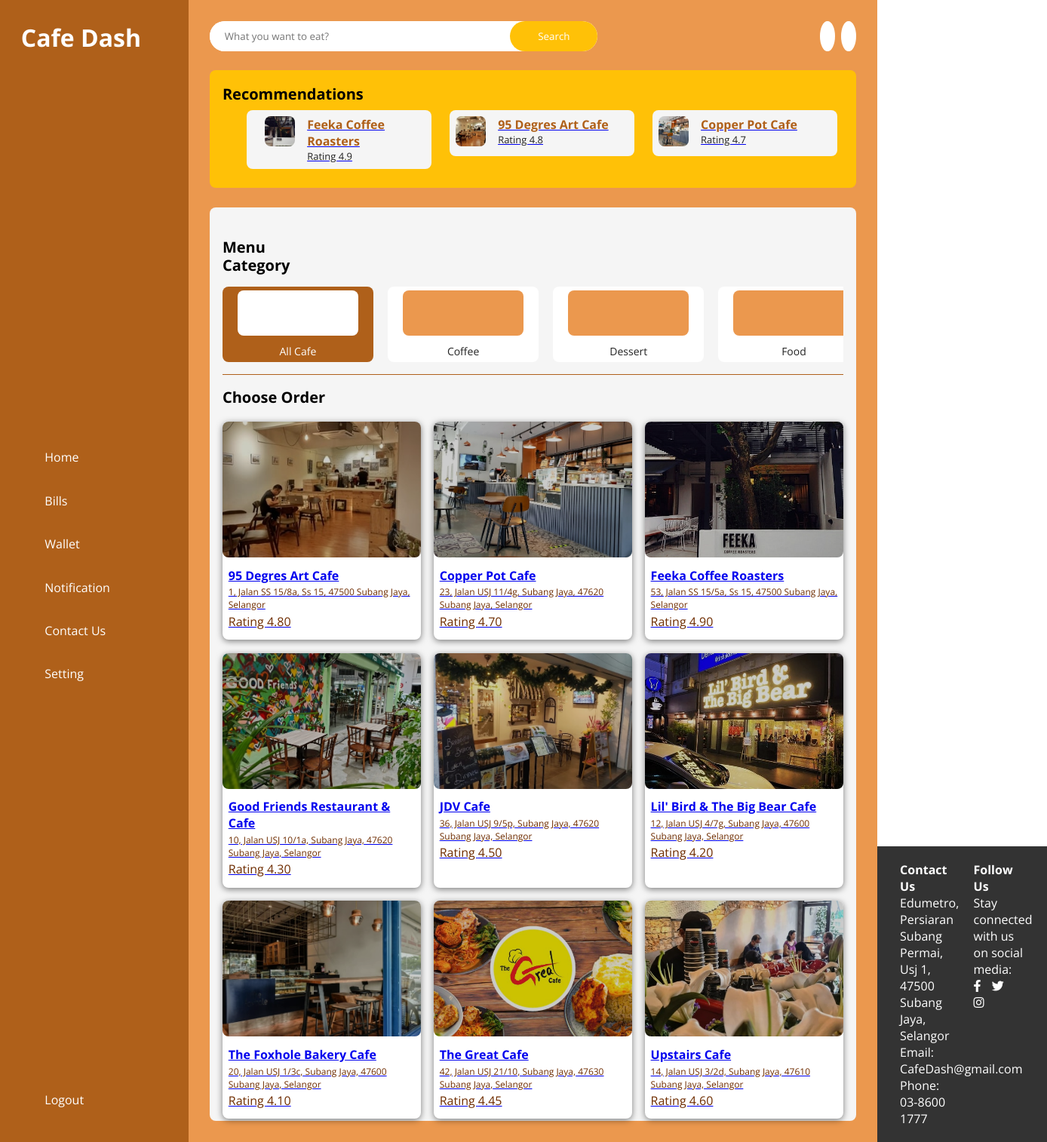
The app's page /home.php with its own data.
### tables this page shows
CREATE TABLE Restaurant (
    Restaurant_ID INT AUTO_INCREMENT PRIMARY KEY,
    Name VARCHAR(255) NOT NULL,
    Address TEXT,
    Restaurant_type VARCHAR(100),
    Rating DECIMAL(3, 2),
    Contain_number VARCHAR(20),
    Email VARCHAR(255) 
);

### home.php (called while the page is built)
<?php
require 'base.php';
?>
<?php
include 'home/_home_sidebar.php';
?>
<?php
include 'home/_home_body.php';
?>
<?php
include 'home/_home_footer.php';
?>

### home/_home_body.php (the view, shortened to what this page needs)
<body>
	<div class ="sidebar">
		<h1 class="logo">Cafe Dash</h1>
		<div class="sidebar-menus">
			<a href="#"><ion-icon name="storefront-outline"></ion-icon>Home</a>
			<a href="#"><ion-icon name="receipt-outline"></ion-icon>Bills</a>
			<a href="#"><ion-icon name="wallet-outline"></ion-icon>Wallet</a>
			<a href="#"><ion-icon name="notifications-outline"></ion-icon>Notification</a>
			<a href="contact_us.php"><ion-icon name="chatbubbles-outline"></ion-icon>Contact Us</a>
			<a href="setting.php"><ion-icon name="settings-outline"></ion-icon>Setting</a>
		</div>
		<div class="sidebar-logout">
			<a href="login.php"><ion-icon name="log-out-outline"></ion-icon>Logout</a>
		</div>
	</div>
	<div class="main">
		<div class="main-navbar">
			<div class="search">
				<input type="text" placeholder="What you want to eat?">
				<button class="search-btn">Search</button>
			</div>
			<div class="profile">
				<a class="cart" href="#"><ion-icon name="cart-outline"></ion-icon></a>
				<a class="user" href="#"><ion-icon name="person-outline"></ion-icon></a>
			</div>
		</div>
		<div class="main-highlight">
			<div class="main-header">
				<h2 class="main-title">Recommendations</h2>
			</div>
			<div class="highlight-wrapper">
				<a href="feeka coffee.html" class="highlight-link">
				<div class="highlight-card">
					<a href="feeka coffee.html" class="highlight-link">
					<img class="highlight-img" src="material/Feeka coffee roasters/shop.jpg">
					<div class="highlight-desc">
						<h4>Feeka Coffee Roasters</h4>
						<p>Rating 4.9 <ion-icon name="star"></ion-icon>
						</p>
						</a>
					</div>
				</div>
				<div class="highlight-card">
					<a href="95 cafe menu.html" class="highlight-link">
					<img class="highlight-img" src="material/95 Degres Art Cafe/shop.jpg">
					<div class="highlight-desc">
						<h4>95 Degres Art Cafe</h4>
						<p>Rating 4.8 <ion-icon name="star"></ion-icon>
						</p>
						</a>
					</div>
				</div>
				<div class="highlight-card">
					<a href="copper pot.html" class="highlight-link">
					<img class="highlight-img" src="material/Copper Pot Cafe/shop.jpg">
					<div class="highlight-desc">
						<h4>Copper Pot Cafe</h4>
						<p>Rating 4.7 <ion-icon name="star"></ion-icon>
						</p>
						</a>
					</div>
				</div>
		<div class="main-menus">
			<div class="main-filter">
				<div>
					<h2 class="main-title">Menu<br>Category</h2>
				</div>
			<div class="filter-wrapper">
				<div class="filter-card active" data-filter="all">
					<div class="filter-icon">
					</div>
					<p>All Cafe</p>
				</div>
				<div class="filter-card" data-filter="coffee">
					<div class="filter-icon">
					</div>
					<p>Coffee</p>
				</div>
				<div class="filter-card" data-filter="dessert">
					<div class="filter-icon">
					</div>
					<p>Dessert</p>
				</div>
					<div class="filter-card" data-filter="food">
						<div class="filter-icon">
						</div>
						<p>Food</p>
					</div>
				</div>
			</div>
				<hr class="divider">
				<div class="main-detail">
					<h2 class="main-title">Choose Order</h2>
						<div class="detail-wrapper">
							<?php
							$sql = "SELECT * FROM Restaurant";
							$result = $conn->query($sql);
							if ($result->num_rows > 0) {
								while($row = $result->fetch_assoc()) {
									$cafeName = $row['Name'];
									$shopImage = "material/" . $cafeName . "/shop.jpg";
									$restaurantType = strtolower(trim((string) ($row['Restaurant_type'] ?? '')));
									$category = 'food';
									if ($restaurantType === '') {
										$category = 'food';
									} elseif (strpos($restaurantType, 'coffee') !== false || strpos($restaurantType, 'cafe') !== false) {
										$category = 'coffee';
									} elseif (strpos($restaurantType, 'dessert') !== false || strpos($restaurantType, 'bakery') !== false || strpos($restaurantType, 'cake') !== false || strpos($restaurantType, 'ice') !== false) {
										$category = 'dessert';
									}
							?>
							<a class="detail-card-link" data-category="<?php echo htmlspecialchars($category, ENT_QUOTES, 'UTF-8'); ?>" href="cafe.php?id=<?php echo (int) $row['Restaurant_ID']; ?>">
							<div class="detail-card">
								<img class="detail-img"
								src="<?php echo htmlspecialchars($shopImage, ENT_QUOTES, 'UTF-8'); ?>"
								alt="Shop Image"
								>
								<div class="detail-desc">
									<div class="detail-name">
										<h4><?php echo $row['Name']; ?></h4>
										<p class="detail-sub">
											<?php echo $row['Address']; ?>
										</p>
										<p class="Rating">
											Rating <?php echo $row['Rating']; ?>
										</p>
									</div>
								</div>
							</div>
							</a>
							<?php
								}
							} else {
								echo "No restaurant found";
							}
							?>
						</div>
					</div>
				</div>

### home/_home_sidebar.php (shortened to what this page needs)
<!DOCTYPE html>
<html>
<head>
	<link rel="stylesheet" href="Css/home style.css">
	<link rel="stylesheet" href="https://cdnjs.cloudflare.com/ajax/libs/font-awesome/5.15.4/css/all.min.css">
</head>

### home/_home_footer.php (shortened to what this page needs)
			<footer class="footer">
				<div class="container">
					<div class="row">
						<div class="col-md-6">
							<h4>Contact Us</h4>
							<p> Edumetro, Persiaran Subang Permai, Usj 1, 47500 Subang Jaya, Selangor</p>
							<p>Email: CafeDash@gmail.com</p>
							<p>Phone:  03-8600 1777</p>
						</div>
						<div class="col-md-6">
							<h4>Follow Us</h4>
							<p>Stay connected with us on social media:</p>
							<ul class="social-icons">
								<li><a href="#"><i class="fab fa-facebook-f"></i></a></li>
								<li><a href="#"><i class="fab fa-twitter"></i></a></li>
								<li><a href="#"><i class="fab fa-instagram"></i></a></li>
							</ul>
						</div>
					</div>
				</div>
			</footer>
</body>
</html>

### records on screen
restaurant: Name (picture), Name "95 Degres Art Cafe", Address "1, Jalan SS 15/8a, Ss 15, 47500 Subang Jaya, Selangor", Rating "4.80"
restaurant: Name (picture), Name "Copper Pot Cafe", Address "23, Jalan USJ 11/4g, Subang Jaya, 47620 Subang Jaya, Selangor", Rating "4.70"
restaurant: Name (picture), Name "Feeka Coffee Roasters", Address "53, Jalan SS 15/5a, Ss 15, 47500 Subang Jaya, Selangor", Rating "4.90"
restaurant: Name (picture), Name "Good Friends Restaurant & Cafe", Address "10, Jalan USJ 10/1a, Subang Jaya, 47620 Subang Jaya, Selangor", Rating "4.30"
restaurant: Name (picture), Name "JDV Cafe", Address "36, Jalan USJ 9/5p, Subang Jaya, 47620 Subang Jaya, Selangor", Rating "4.50"
restaurant: Name (picture), Name "Lil' Bird & The Big Bear Cafe", Address "12, Jalan USJ 4/7g, Subang Jaya, 47600 Subang Jaya, Selangor", Rating "4.20"
restaurant: Name (picture), Name "The Foxhole Bakery Cafe", Address "20, Jalan USJ 1/3c, Subang Jaya, 47600 Subang Jaya, Selangor", Rating "4.10"
restaurant: Name (picture), Name "The Great Cafe", Address "42, Jalan USJ 21/10, Subang Jaya, 47630 Subang Jaya, Selangor", Rating "4.45"
restaurant: Name (picture), Name "Upstairs Cafe", Address "14, Jalan USJ 3/2d, Subang Jaya, 47610 Subang Jaya, Selangor", Rating "4.60"
